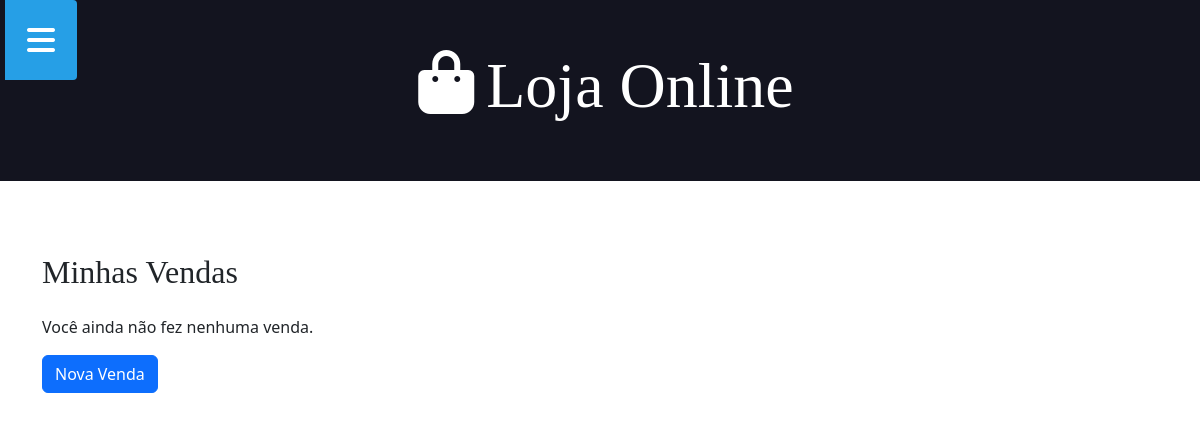
The page /vendas/ (signed in) on the database as committed earlier.
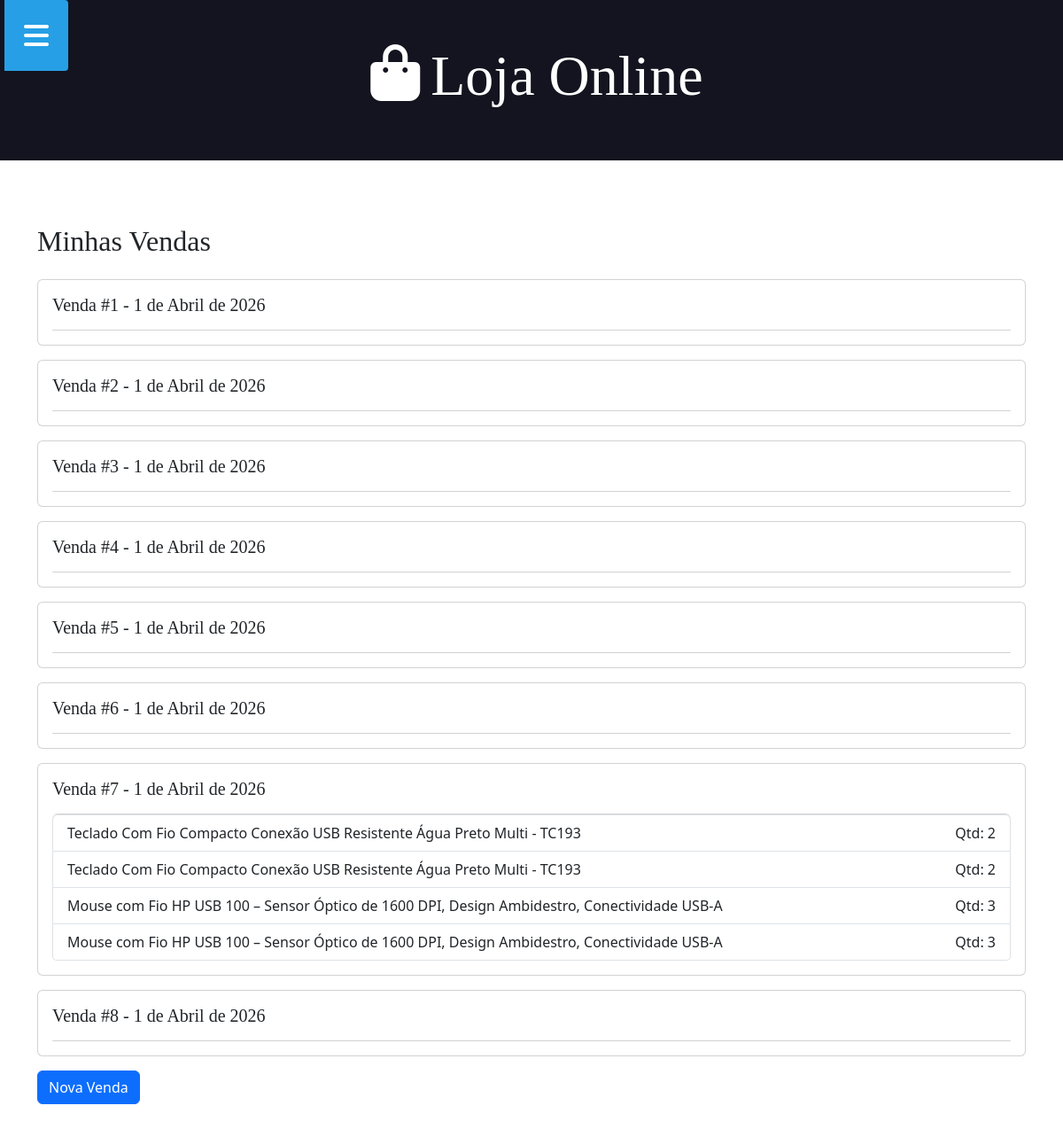
The same page on the database as committed later.
### aplicacao/models.py (models this page shows, shortened)
class Venda(models.Model):
    STATUS_CHOICES = (
        ('P', 'PENDENTE'),
        ('C', 'CONCLUIDA'),
        ('X', 'CANCELADA')
    )
    status = models.CharField(max_length=1, choices=STATUS_CHOICES, default='P')
    data = models.DateField(auto_now_add=True)
    cliente = models.ForeignKey(User, on_delete=models.CASCADE)
    produtos = models.ManyToManyField(Produto, through='ItemVenda')

class ItemVenda(models.Model):
    venda = models.ForeignKey(Venda, on_delete=models.CASCADE)
    produto = models.ForeignKey(Produto, on_delete=models.CASCADE)
    qtde = models.IntegerField(null=True, blank=True)

class Produto(models.Model):
    nome = models.CharField(max_length=100, null=True, blank=True)
    preco = models.DecimalField(decimal_places=2, max_digits=10, null=True, blank=True)
    qtde = models.IntegerField(null=True, blank=True)
    descricao = models.TextField(null=True, blank=True)
    data = models.DateField(null=True, blank=True)
    imagem = models.ImageField(upload_to='produtos/', null=True, blank=True)

### aplicacao/views.py (the view)
# urls.py: path('vendas/', listarVendas, name='urlListarVendas'),
@login_required(login_url="urlentrar")
def listarVendas(request):
    vendas = Venda.objects.filter(cliente=request.user)
    return render(request, 'listarVendas.html', {'vendas': vendas})

### aplicacao/templates/listarVendas.html (shortened to what this page needs)
{% extends 'global/base.html' %}
{% block content %}
<div class="container mt-4">
    <h2 class="mb-4">Minhas Vendas</h2>
    {% if vendas %}
        {% for venda in vendas %}
            <div class="card mb-3 p-3">
                <h5>Venda #{{ venda.id }} - {{ venda.data }}</h5>
                <ul class="list-group mt-2">
                    {% for item in venda.itemvenda_set.all %}
                        <li class="list-group-item d-flex justify-content-between">
                            {{ item.produto.nome }}
                            <span>Qtd: {{ item.qtde }}</span>
                        </li>
                    {% endfor %}
                </ul>
            </div>
        {% endfor %}
    {% else %}
        <p>Você ainda não fez nenhuma venda.</p>
    {% endif %}
    <a href="{% url 'urlCriarVenda' %}" class="btn btn-primary">
        Nova Venda
    </a>
</div>
{% endblock %}

### aplicacao/templates/global/base.html (shortened to what this page needs)
{% load bootstrap5 %}
{% load static %}
<!DOCTYPE html>
<html lang="pt-br">
<head>
    <link rel="stylesheet" href="https://cdnjs.cloudflare.com/ajax/libs/font-awesome/7.0.1/css/all.min.css">
    <link rel="stylesheet" href="{% static 'css/styles.css' %}">
    {% bootstrap_css %}
</head>
<body>
    {% include 'global/menu.html' %}
    {% include 'global/header.html' %}
    {% block content %}
    {% endblock %}
</body>
</html>

### aplicacao/templates/global/menu.html (shortened to what this page needs)
<button class="button-show-menu button-show-menu-visible">
  <i class="fas fa-bars"></i>
</button>

### aplicacao/templates/global/header.html
<header class="main-header-container">
    <div class="main-header container">
        <h1>
            <a class="main-logo" href="{% url 'urlentrar' %}">
                <i class="fas fa-regular fa-bag-shopping main-logo-icon"></i>
                <span class="main-logo-text">Loja Online</span>
            </a>
        </h1>
    </div>
</header>

### static/css/styles.css (style rules this page uses)
.container { max-width: 144rem; margin: 0 auto; padding: 3rem; }
.main-header-container { background: #13141f; }
h1, h2, h3, h4, h5, h6 { font-family: 'Roboto Slab', serif; }
.main-logo { font-size: 4rem; color: #fff; text-decoration: none; display: flex; align-items: center; justify-content: center; width: fit-content; margin: 0 auto; }
.button-show-menu { position: fixed; left: 265px; top: 0; color: #fff; background-color: #269fe6; border: none; font-size: 2rem; z-index: 3; padding: 1rem; visibility: hidden; opacity: 0; transition: all 300ms ease-in-out; border-radius: 0 4px 4px 0; cursor: pointer; }
.button-show-menu-visible { visibility: visible; opacity: 1; left: 5px; }

Rows that differ between the two databases and show on the page:
added Venda: id "1", data "1 de Abril de 2026"
added Venda: id "2", data "1 de Abril de 2026"
added Venda: id "3", data "1 de Abril de 2026"
added Venda: id "4", data "1 de Abril de 2026"
added Venda: id "5", data "1 de Abril de 2026"
added Venda: id "6", data "1 de Abril de 2026"
added Venda: id "7", data "1 de Abril de 2026"
added ItemVenda: produto.nome "Teclado Com Fio Compacto Conexão USB Resistente Água Preto Multi - TC193", qtde "2"
added ItemVenda: produto.nome "Teclado Com Fio Compacto Conexão USB Resistente Água Preto Multi - TC193", qtde "2"
added ItemVenda: produto.nome "Mouse com Fio HP USB 100 – Sensor Óptico de 1600 DPI, Design Ambidestro, Conectividade USB-A", qtde "3"
added ItemVenda: produto.nome "Mouse com Fio HP USB 100 – Sensor Óptico de 1600 DPI, Design Ambidestro, Conectividade USB-A", qtde "3"
added Venda: id "8", data "1 de Abril de 2026"
Other text that changed with them:
text no longer shown: "Você ainda não fez nenhuma venda."
